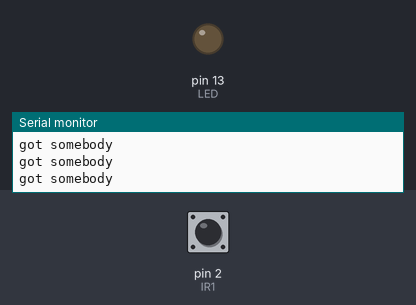
Recording of a sketch running on a simulated Arduino Uno, built with avr-gcc and run on an emulated ATmega328P. On the bench: output pins drawn as LEDs (lit = HIGH), the last lines printed to the serial monitor. Dashed ring = blinking. The inputs (shaded band) are chosen by the test bench; at power-on: pin 2 (IR1) HIGH.

Above: at 1.2 s.
1.3 s: pin 2 (IR1) driven LOW
At 2.1 s:
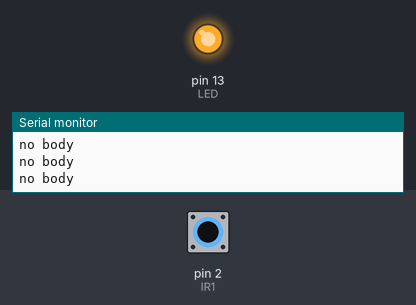
2.8 s: pin 2 (IR1) driven HIGH
At 4.2 s:
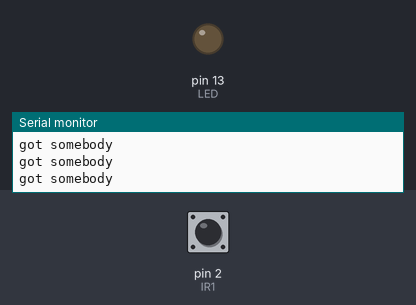
5.8 s: pin 2 (IR1) pulsed LOW 2 times (0.12 s each, 0.3 s apart)
At 5.87 s:
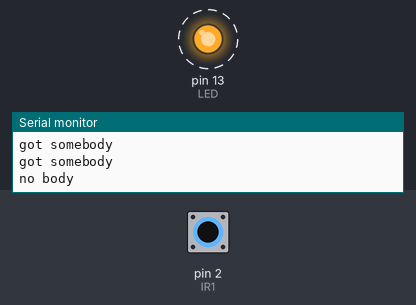
9.4 s: pin 2 (IR1) pulsed LOW 5 times (0.12 s each, 0.3 s apart)
At 12.2 s:
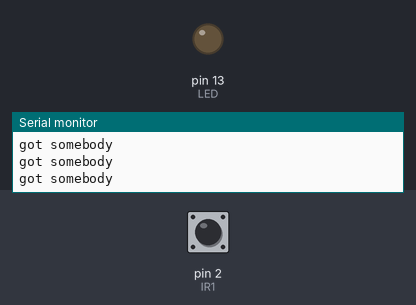
Timing chart, 0 to 13.7 s (numbered marks = the images above; inputs shaded):
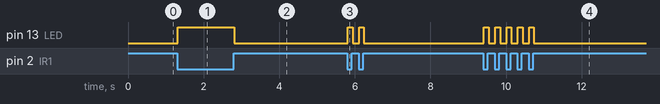

The sketch:

led.ino
```cpp
#define IR1 2   //定义IR1为接2号IO口的红外传感器
#define LED 13  //定义LED为接13号IO口的LED，13号IO口一般是arduino板子自带的LED，在板子上标为L或者L13

void setup()
{
  pinMode(IR1, INPUT);    //将IR1配置为输入(输入状态一般是将要读取这个引脚的状态，即读取传感器的反馈值）
  pinMode(LED, OUTPUT);   //将LED配置为输出（输出和输入相反，一般是要给这个引脚一个电平从而控制和它相接的传感器）
  Serial.begin(9600); // open the serial port at 9600 bps:
}

void loop()
{
  if(digitalRead(IR1) == LOW)   //读取IR1口的状态，当读取为低电平时，表示红外传感器有检测到物体
  {
    Serial.print("no body\n");
    digitalWrite(LED, HIGH);    //给LED口一个高电平，即点亮led
  }
  else
  {
    Serial.print("got somebody\n");
    digitalWrite(LED, LOW);   //给LED口一个高电平，即熄灭led
  }
}
```

Measured:
- after the input at 1.3 s, pin 13 (LED): LOW → HIGH at once
- after the input at 2.8 s, pin 13 (LED): HIGH → LOW at once
- after the input at 5.8 s, pin 13 (LED): alternates HIGH for 0.13 s and LOW for 0.17 s, 4 changes in all, then stays LOW, starting at once
- after the input at 9.4 s, pin 13 (LED): alternates HIGH for 0.12 s and LOW for 0.17 s, 10 changes in all, then stays LOW, starting at once
